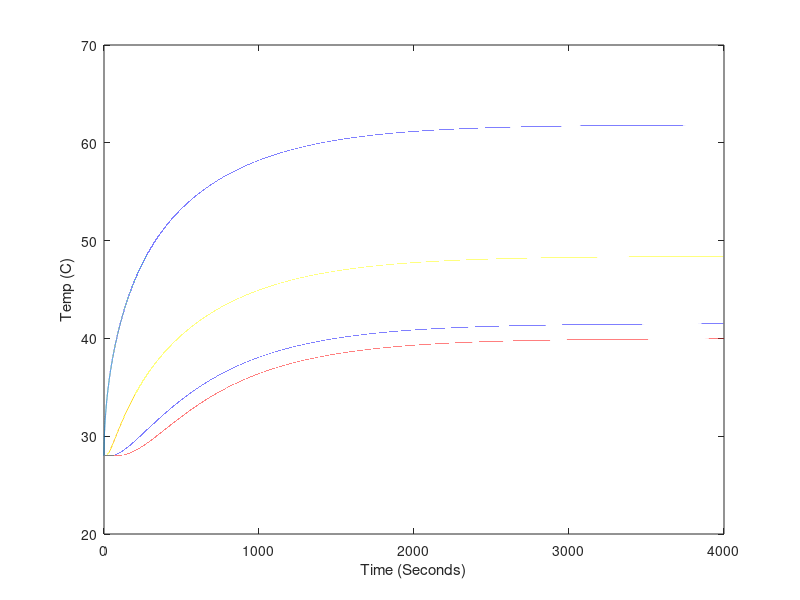

MATLAB code to generate this figure: (Note: this script raises an error after producing the figure.)
%Constants for fit
kc = 13; %Convection coefficient of horizontal Al rod (W/(m^2K))
k = 120; %Constant of conductivity of Al (W/(mK))
kwet = 19; %Constant to account for wet surface
e = 0.22; %Emmisivity of sandblasted Al rod
Cp = 857; %Specific heat capacity of Al (J/(K kg))
Pinl = 7.8; %Power into the left side of the rod (W)

%Number of steps
Nx = 140; %Number of steps in length
Nt = 200000; %Number of steps in time
t0 = 0; %Start time (s)
tf = 4000; %End time (s)
x0 = 0; %Start length (m)
xf = 0.3; %End length (m)

%Constants
a = 0.011; %Radius of the rod (m)
SBc = 5.67e-8; %Stefan-Boltzmann constant (W/(m^2K^4))
Tamb = 273+28; %Ambient temperature (K)
rho = 2.7e3; %Density of Al (kg/m^3)

%Calculated numbers
dx = (xf - x0)/(Nx);
dt = (tf - t0)/(Nt);
dT_convec = @(Tx) (kc*2*(Tx-Tamb)*dt)/(Cp*rho*a); %Temperature change due to convection (K)
dT_wet = @(Tx) (kwet*2*(Tx-Tamb)*dt)/(Cp*rho*a); %Temperature change approximation due to wet surface (K)
dT_rad = @(Tx) (e*SBc*2*(Tx.^4-Tamb^4)*dt)/(Cp*rho*a); %Temperature change due to radiation (K)
dT_convec_end = @(Tx) (kc*(Tx-Tamb)*dt)/(Cp*rho*dx);
dT_rad_end = @(Tx) (e*SBc*(Tx.^4-Tamb^4)*dt)/(Cp*rho*dx);
dT = @(P) (P * dt)/(Cp * pi*a^2*dx*rho); %Temperature change in chunk (K)

%==============
%= Simulation =
%==============

%Storage
T = zeros(Nx, Nt); %Array o temp over time, indices are (x,t)

%initial
T(:,1) = ones(Nx,1)*(273+28); %Set all temperatures to Tamb

for time = 1:Nt-1
    %power in to and conduction out of first slice
    T(1,time+1)=T(1,time)+dT(Pinl)+((k/(Cp*rho))*(T(2,time)-T(1,time))./dx^2)*dt;
    
    %temperature changes due to conduction along rod
    T(2:Nx-1,time+1)=T(2:Nx-1,time)+(k/(Cp*rho))*((T(3:Nx,time)-2*T(2:Nx-1,time)+T(1:Nx-2,time))./dx^2)*dt;
    T(Nx,time+1) = T(Nx,time)-((k/(Cp*rho))*(T(Nx,time)-T(Nx-1,time))./dx^2)*dt;
    
    %temperature changes due to loss in convection and radiation
    T(1:Nx,time+1)=T(1:Nx,time+1) - dT_convec(T(1:Nx,time+1)) - dT_rad(T(1:Nx,time+1));
    T(floor(Nx/3):floor(2*Nx/3), time+1) = T(floor(Nx/3):floor(2*Nx/3), time+1) - dT_wet(T(floor(Nx/3):floor(2*Nx/3), time+1));
    
    %convection and radiation at cold and hot end of rod
    T(Nx,time+1)=T(Nx,time+1) - dT_convec_end(T(Nx,time+1)) - dT_rad_end(T(Nx,time+1));
end


% Point trim for data (to allow for time it takes to heat power resistor)
notTrimmed = false; 
if notTrimmed
    l = length(T1);
    numTrim = 2;
    T1 = T1(numTrim:l);
    T2 = T2(numTrim:l);
    T3 = T3(numTrim:l);
    T4 = T4(numTrim:l);
    T5 = T5(numTrim:l);
    timeDATA = timeDATA(1:length(T1));
end

timeSim = linspace(0,tf,Nt);

% Plot of all points of rod simulation
% for position = 1:Nx
%     plot(timeSim,(T(position,:)-273));
%     hold on;
% end

plot(timeSim,(T(1,:)-273));
hold on;
plot(timeSim,(T(Nx,:)-273));
plot(timeSim,(T(floor(Nx/3),:)-273));
plot(timeSim,(T(floor(Nx*2/3),:)-273));

xlabel('Time (Seconds)');
ylabel('Temp (C)');

plot(timeDATA, T1, 'c', timeDATA, T2, 'y', timeDATA, T3, 'g', timeDATA, T4, 'r', timeDATA, T5, 'm')

% Calculate chai squared values
X1 = zeros(1,length(timeDATA));
X2 = zeros(1,length(timeDATA));
X3 = zeros(1,length(timeDATA));
X4 = zeros(1,length(timeDATA));
T = T-273;
for tindex = 1:length(timeDATA)
   % Getting correct indices
   tcur = timeDATA(tindex);
   tmp = abs(timeSim-tcur);
   [idx idx] = min(tmp); %index of closest value
   TData1 = T1(tindex);
   TSim1 = T(Nx,idx);
   X1(tindex) = (TData1-TSim1)^2;
   
   TData2 = T2(tindex);
   TSim2 = T(floor(Nx*2/3),idx);
   X2(tindex) = (TData2-TSim2)^2;
   
   TData3 = T3(tindex);
   TSim3 = T(floor(Nx/3),idx);
   X3(tindex) = (TData3-TSim3)^2;
   
   TData4 = T4(tindex);
   TSim4 = T(1,idx);
   X4(tindex) = (TData4-TSim4)^2;
end

Xsquare1 = sum(X1)
Xsquare2 = sum(X2)
Xsquare3 = sum(X3)
Xsquare4 = sum(X4)
XsquareTot = (Xsquare1^2 + Xsquare2^2 + Xsquare3^2 + Xsquare4^2)/4

hold off;